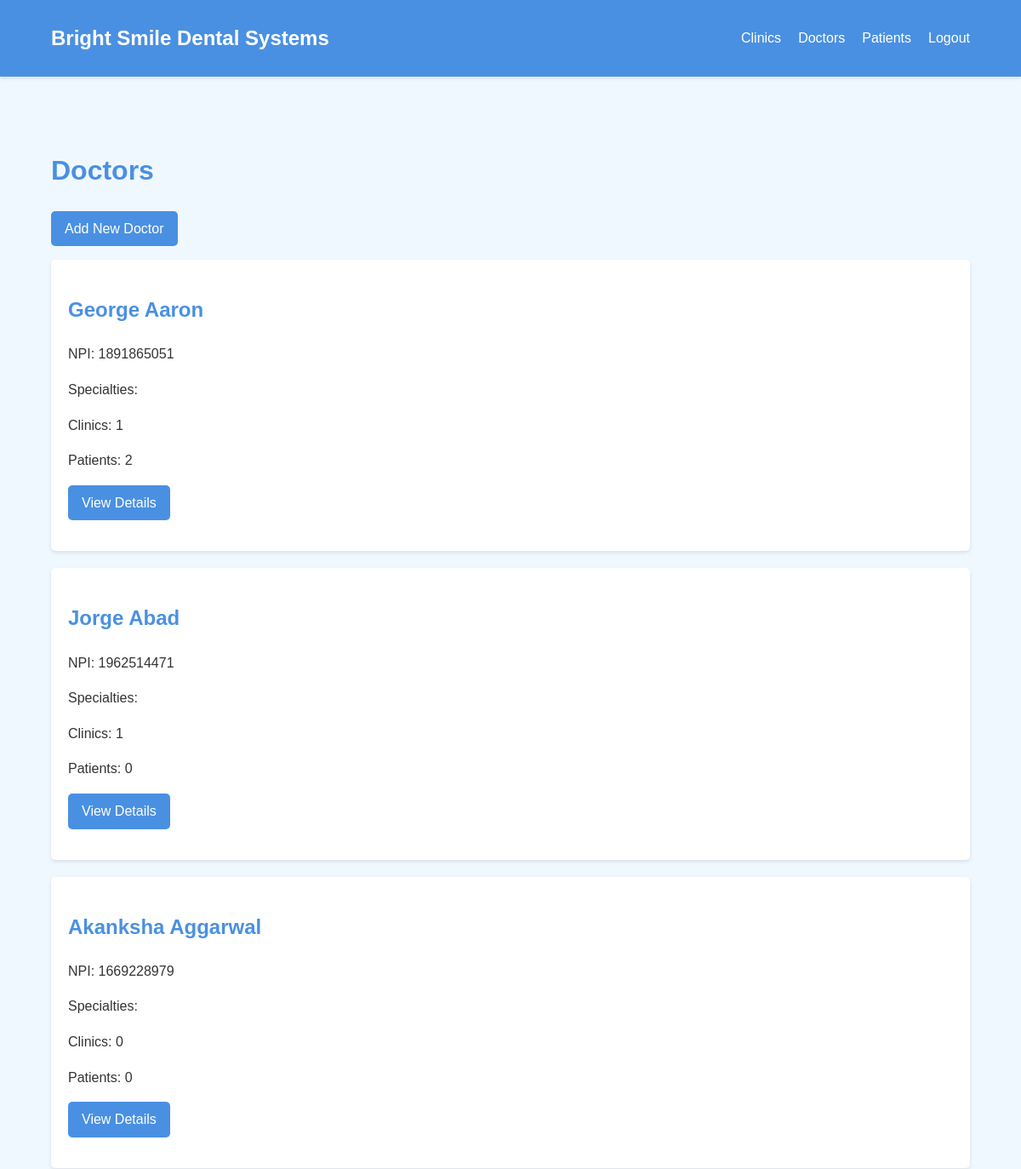
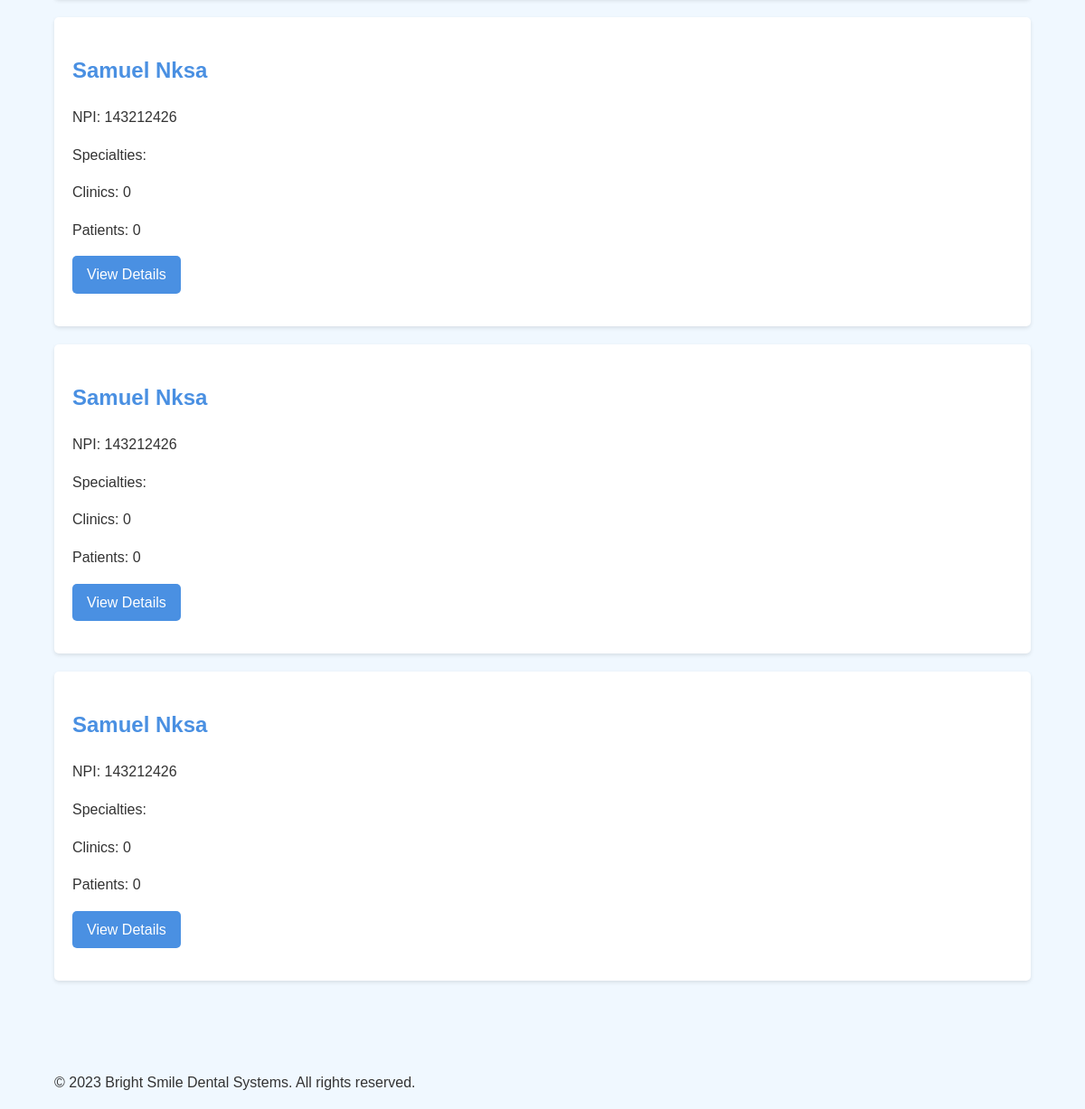
The app's page /doctors/list/ (signed in) with its own data (2 pictures, top to bottom).
### doctors/models.py (models this page shows, shortened)
class Doctor(models.Model):
    npi = models.IntegerField()
    name = models.CharField(max_length=200)
    email = models.EmailField(default="brightsmile@gmail.com")
    phone_number = PhoneNumberField(max_length=14, default='+234')
    office_address = models.CharField(max_length=200)
    specialties = models.ManyToManyField(Procedure, blank=True)

### doctors/views.py (the view)
# urls.py: path("list/", DoctorListView.as_view(), name='list-doctors'),
class DoctorListView(LoginRequiredMixin, ListView):
    model = Doctor
    context_object_name = 'doctors'
    template_name = "doctors_list.html"
    def get_context_data(self,**kwargs):
        context = super().get_context_data(**kwargs)
        patients_count = (
            Visit.objects.values('doctor')
            .annotate(total_patients=Count('patient', distinct=True))
        )
        context['no_of_affiliated_patients'] = {item['doctor']: item['total_patients'] for item in patients_count}
        return context

### doctors/templatetags/doctor_filters.py (called while the page is built)
@register.filter
def get(dictionary, key):
    return dictionary.get(key, 0)

@register.filter
def join_names(procedures):
    return ", ".join(procedure.name for procedure in procedures)

### doctors/templates/doctors_list.html (shortened to what this page needs)
{% extends 'base.html' %}
{% block content %}
{% load doctor_filters %}
<h1>Doctors</h1>
<a href="{% url 'doctors_urls:create-doctor' %}" class="btn">Add New Doctor</a>
<div class="card-grid">
    {% for doctor in doctors %}
    <div class="card">
        <h2>{{ doctor.name }}</h2>
        <p>NPI: {{ doctor.npi }}</p>
        <p>Specialties:  {{ visit.specialties.all|join_names }}</p>
        <p>Clinics: {{ doctor.working_in.count }}</p>
        <p>Patients: {{ no_of_affiliated_patients|default:0|get:doctor.id }}</p>
        <a href="{% url 'doctors_urls:detail-doctor' doctor.id %}" class="btn">View Details</a>
    </div>
    {% endfor %}
</div>
{% endblock %}

### static/css/style.css (style rules this page uses)
:root { --primary-color: #4a90e2; --secondary-color: #f0f8ff; --accent-color: #ff6b6b; --text-color: #333333; --light-gray: #f5f5f5; --dark-gray: #666666; }
body { font-family: Arial, sans-serif; line-height: 1.6; color: var(--text-color); background-color: var(--secondary-color); margin: 0; padding: 0; }
h1, h2, h3 { color: var(--primary-color); }
.btn { display: inline-block; background-color: var(--primary-color); color: white; padding: 0.5rem 1rem; text-decoration: none; border-radius: 5px; transition: background-color 0.3s ease; margin-bottom: 1rem; }
.card { background-color: white; border-radius: 5px; box-shadow: 0 2px 4px rgba(0, 0, 0, 0.1); padding: 20px; margin-bottom: 20px; }

### records on screen
Doctor: name "George Aaron", npi "1891865051", working_in.count "1", id "2"
Doctor: name "Jorge Abad", npi "1962514471", working_in.count "1", id "0"
Doctor: name "Akanksha Aggarwal", npi "1669228979", working_in.count "0", id "0"
Doctor: name "Samuel Nksa", npi "143212426", working_in.count "0", id "0"
Doctor: name "Samuel Nksa", npi "143212426", working_in.count "0", id "0"
Doctor: name "Samuel Nksa", npi "143212426", working_in.count "0", id "0"
